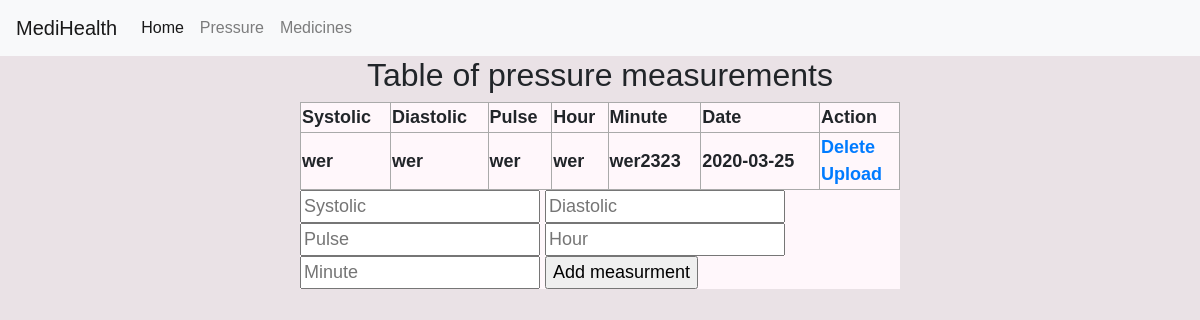
/pressure/, run on the app's committed database.
### templates/database/Database.py (models this page shows, shortened)
class Pressure(db.Model):
    id = db.Column(db.Integer, primary_key=True)
    systolic = db.Column(db.Integer, nullable=False)
    diastolic = db.Column(db.Integer, nullable=False)
    pulse = db.Column(db.Integer, nullable=False)
    hour = db.Column(db.Integer,nullable=False)
    minute = db.Column(db.Integer,nullable=False)
    date_created = db.Column(db.DateTime, default=datetime.utcnow)

### templates/routes/routes.py (the view)
@app.route('/pressure/',methods=['POST', 'GET'])
def pressure():
    if request.method == 'POST':
        systolic_measurement = request.form['systolic']
        diastolic_measurement = request.form['diastolic']
        pulse_measurement = request.form['pulse']
        hour_measurement = request.form['hour']
        minute_measurement = request.form['minute']
        new_measurement = Pressure(
            systolic=systolic_measurement,
            diastolic=diastolic_measurement,
            pulse=pulse_measurement,
            hour=hour_measurement,
            minute=minute_measurement
        )
        try:
            db.session.add(new_measurement)
            db.session.commit()
            return redirect('/pressure/')
        except:
            return 'There was an issue adding your task'
    else:
        measurements = Pressure.query.order_by(Pressure.date_created).all()
        return render_template('pressure.html', measurements=measurements)

### templates/pressure.html (shortened to what this page needs)
{% extends 'base.html' %}
{% block body %}
<h2 style="text-align:center">Table of pressure measurements </h2>
    <div class ="content">
    {% if measurements|length < 1 %}
    <h4 style="text-align:center">There are no measurements!</h4>
    {% else  %}
    <table>
        <tr>
            <th>Systolic</th>
            <th>Diastolic</th>
            <th>Pulse</th>
            <th>Hour</th>
            <th>Minute</th>
            <th>Date</th>
            <th>Action</th>
        </tr>
        {% for measurement in measurements %}
            <tr>
                <th>{{measurement.systolic}}</th>
                <th>{{measurement.diastolic}}</th>
                <th>{{measurement.pulse}}</th>
                <th>{{measurement.hour}}</th>
                <th>{{measurement.minute}}</th>
                <th>{{measurement.date_created.date() }}</th>
                <th>
                    <a href = "/delete/{{measurement.id}}">Delete</a>
                    <br>
                    <a href = "/pressure/update/{{measurement.id}}">Upload</a>
                </th>
            </tr>
        {% endfor %}
    </table>
    {% endif %}
    <form action ="/pressure" method="POST">
        <input type="text" name="systolic" id="systolic" placeholder="Systolic">
        <input type="text" name="diastolic" id="diastolic" placeholder="Diastolic ">
        <input type="text" name="pulse" id="pulse" placeholder="Pulse">
        <input type="text" name="hour" id="hour" placeholder="Hour ">
        <input type="text" name="minute" id="minute" placeholder="Minute">
         <input type="submit" value="Add measurment">
    </form>
    </div>
{% endblock %}

### static/css/main.css (style rules this page uses)
body, html { margin: 0; font-family: Arial, Helvetica,sans-serif; background-color: #eae2e6; }
.content { margin: 0 auto; width: 600px; font-size:large; background-color: #fff7fb; }
table, td, th { border: 1px solid #aaa; }
table { border-collapse: collapse; width: 100%; }
th { height: 30px; }

### data on the page
Pressure: systolic "wer", diastolic "wer", pulse "wer", hour "wer", minute "wer2323", date_created "2020-03-25"
